Frame 1 (no input): blank canvas, image omitted
Frame 60 (no input): blank canvas, image omitted
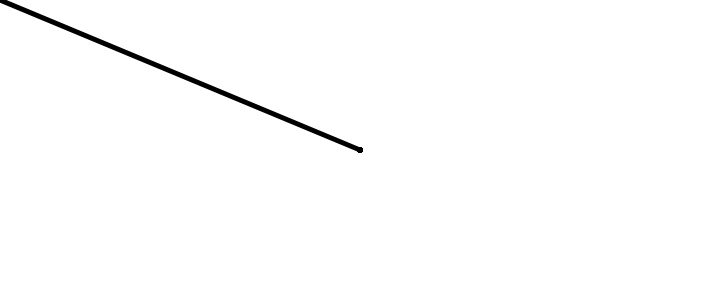
Frame 120 (the mouse pressed at the canvas centre since frame 60)

The p5.js sketch whose frames 1 and 60 were blank and that drew this single picture after the mouse press (run headless with seeded random() and noise() and a simulated clock; from frame 60 on, the mouse is pressed at the canvas centre):

// p5.js sketch
// ── sketch.js
var colourPicker; // function scope
let strokeWeightSlider;
var bgColourPicker;

function setup(){
    createCanvas(720,300);
    colourPicker = createColorPicker('black');

    strokeWeightSlider = createSlider(1,10,5,1);

    bgColourPicker = createColorPicker('white');

    var bgColorButton = createButton('Refresh');
    bgColorButton.mousePressed(repaint);
    bgColourPicker.changed(repaint);
    background(bgColourPicker.value());
   
}

function draw(){
    //ellipse(mouseX,mouseY,10,10);
    strokeWeight(strokeWeightSlider.value());
    stroke(colourPicker.value());

    //remixed from p5js.org/reference/mouseispressed/
    if(mouseIsPressed){
        line(mouseX, mouseY, pmouseX, pmouseY);
    } 
    //end remix
}

function repaint(){
    background(bgColourPicker.value());
    console.log(bgColourPicker.value());
}
